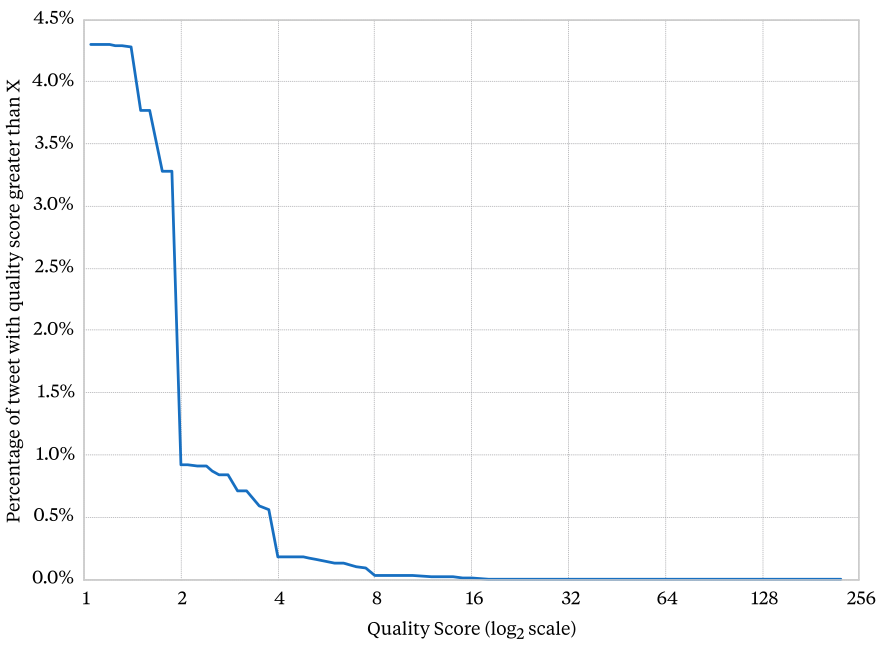

The script that drew this image:
blue = 0x176fc1
grey = 0xcccccc


set boxwidth 0.75
set style fill solid

# unset border
set border lw 1 lc rgb grey
set tic scale 0

set xtics textcolor rgb "black"
set ytics textcolor rgb "black"

set grid
set decimal locale
set format y "%'.1f%%"
set log x
set xrange [1 to 256]
set for [i=0:9] xtics (0,2**i)

set ytics font "Tiempos Text,10"
set ylabel font "Tiempos Text,10"

set xtics font "Tiempos Text,10"
set xlabel font "Tiempos Text,10"

set ylabel "Percentage of tweet with quality score greater than X"
set xlabel "Quality Score (log_2 scale)"
unset key

plot "positivescores.dat" using 1:3 with lines lw 2 lt rgb blue
